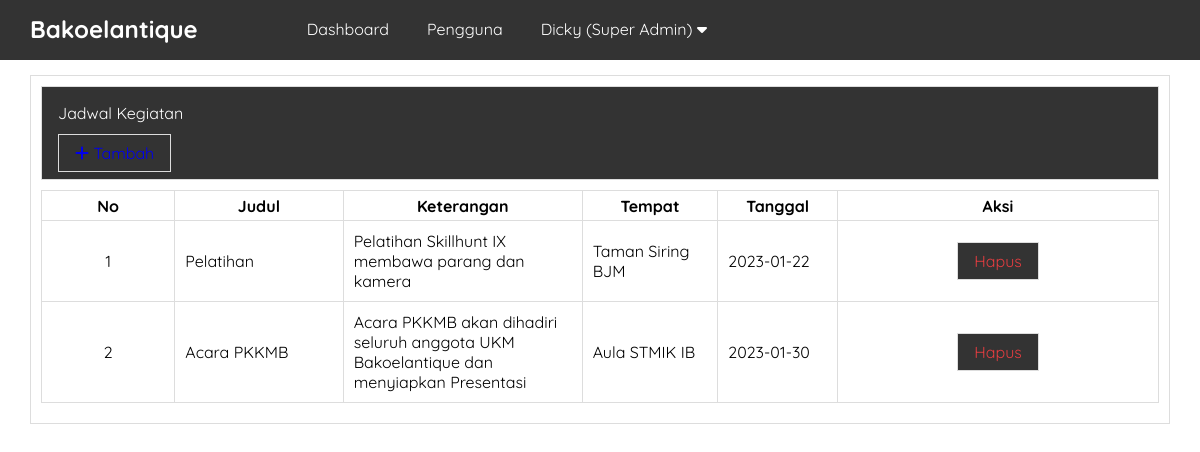
The page /admin/jadwal.php (signed in) on the database its author committed.
### tables this page shows
CREATE TABLE `jadwal` (
  `id` int(11) NOT NULL,
  `title` varchar(50) NOT NULL,
  `body` varchar(100) NOT NULL,
  `tempat` varchar(25) NOT NULL,
  `tanggal` varchar(50) NOT NULL
);

### admin/jadwal.php (the view, shortened to what this page needs)
<?php include("header.php") ?>
          <div class="content">
              <div class="container">
                <div class="box">
                  <div class="box-header font-white">
                  Jadwal Kegiatan
                    <br>
                    <br>
                    <a href="jadwal-add.php" class="butt text-cyan"><i class="fa fa-plus"></i> Tambah</a>
                  </div>
          <?php
            $query = mysqli_query($conn, "SELECT * FROM jadwal");
            $no = 1;
          ?>
          <div class="table-responsive">
            <table class="table table-striped table-sm ">
              <thead>
                <tr>
                  <th class="text-center">No</th>
                  <th class="text-center">Judul</th>
                  <th class="text-center">Keterangan</th>
                  <th class="text-center">Tempat</th>
                  <th class="text-center">Tanggal</th>
                  <th class="text-center">Aksi</th>
                </tr>
              </thead>
              <tbody>
                <?php while($row = mysqli_fetch_array($query)): ?>
                    <tr>
                    <td><?=$no++?></td>
                    <td><?=$row['title']?></td>
                    <td><?=$row['body']?></td>
                    <td><?=$row['tempat']?></td>
                    <td><?=$row['tanggal']?></td>
                    <td class="text-center" width="10%">
                    <a class="butt butt-close text-red" onclick="return confirm('Ingin menghapus ?')" href="jadwal-hapus.php?id=<?=$row['id']?>">
                      Hapus
                    </a>
                   </td>
                    </tr>
                <?php endwhile ?>
              </tbody>
            </table>
          </div>
      </div>
    </div>
</body>
</html>

### assets/css/style.css (style rules this page uses)
* { margin:0; padding:0; font-family: 'Quicksand', sans-serif; }
a { text-decoration: none; }
.container { width: 1140px; margin:0 auto; }
.container::after { content: ""; display: block; clear: both; }
.box { border:1px solid #ddd; background-color: #333 }
.box-header { padding: 16px; border:1px solid #ddd; background-color: #333; }
.font-white { color: white; }
.butt { border:1px solid #ddd; padding: 8px 16px; font-size: 16px; }
.butt-close { background-color: #333; color: white; border: 1px solid #ddd; }
.content { padding: 70px 0 90px 0; }
.table { width: 100%; border-collapse: collapse; margin: 10px 0; }
.table th { width: 5px; text-align: center; border: 1px solid #ddd; }
.table td { border: 1px solid #ddd; padding: 10px; }
.table tr { height: 30px; }
.table td:first-child { width: 50px; text-align: center; }
.table td:last-child { width: 150px; text-align: center; }
.text-red { color: #E43D40; }
.box { background-color: #fff; border: 1px solid #ddd; padding: 10px; box-sizing: border-box; margin: 5px 0 25px; }

### rows shown on the page
jadwal: title "Pelatihan", body "Pelatihan Skillhunt IX membawa parang dan kamera", tempat "Taman Siring BJM", tanggal "2023-01-22"
jadwal: title "Acara PKKMB", body "Acara PKKMB akan dihadiri seluruh anggota UKM Bakoelantique dan menyiapkan Presentasi", tempat "Aula STMIK IB", tanggal "2023-01-30"

### other values the page prints
$_SESSION['uname'] "Dicky"
$_SESSION['ulevel'] "Super Admin"
